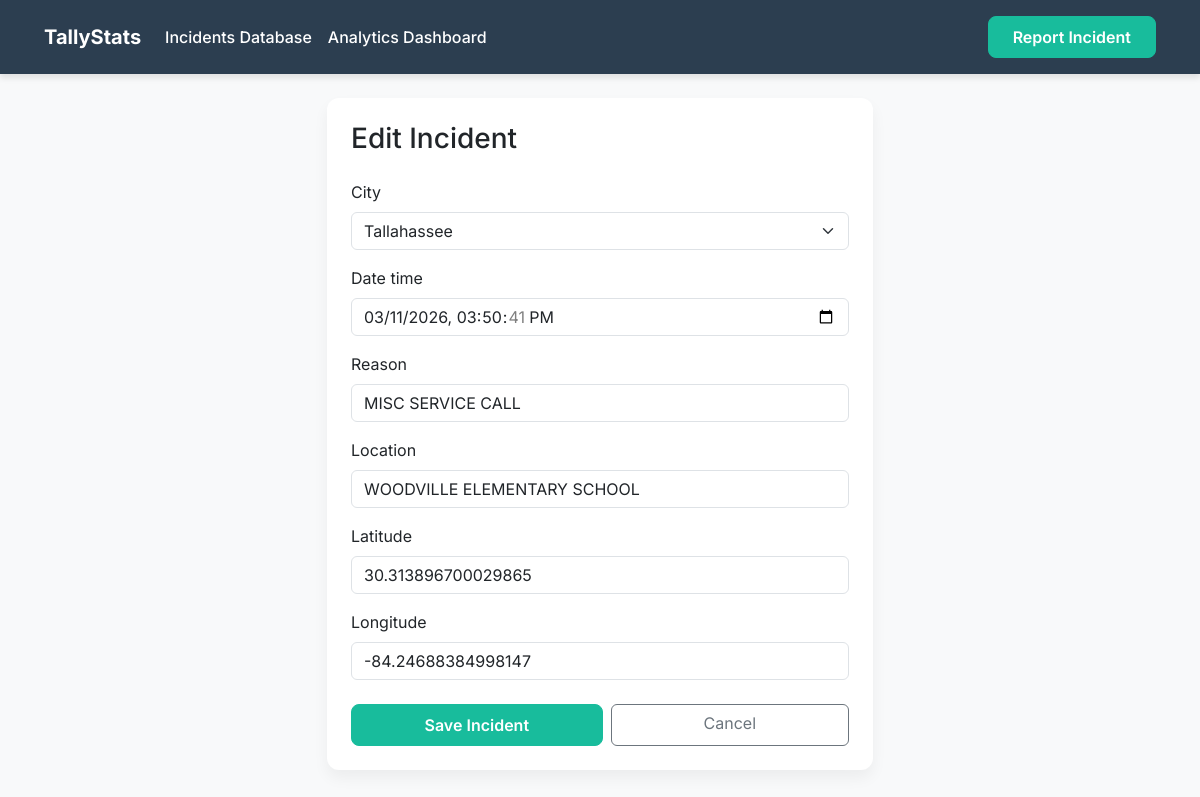
The app's page /records/12246/edit/ with its own data.
### myapp/models.py (models this page shows, shortened)
class CrimeIncident(models.Model):
    city = models.ForeignKey(City, on_delete=models.CASCADE, related_name='crime_incidents')
    date_time = models.DateTimeField()
    reason = models.CharField(max_length=200)
    location = models.CharField(max_length=255, null=True, blank=True)
    latitude = models.FloatField(null=True, blank=True)
    longitude = models.FloatField(null=True, blank=True)
    created_at = models.DateTimeField(auto_now_add=True)
    class Meta:
        ordering = ['-date_time']

### myapp/views.py (the view)
# urls.py: path('records/<int:pk>/edit/', views.record_edit, name='record_edit'),
def record_edit(request, pk):
    incident = get_object_or_404(CrimeIncident, pk=pk)
    if request.method == 'POST':
        form = CrimeIncidentForm(request.POST, instance=incident)
        if form.is_valid():
            form.save()
            messages.success(request, "Incident successfully updated!")
            return redirect('record_detail', pk=incident.pk)
    else:
        form = CrimeIncidentForm(instance=incident)
    return render(request, 'myapp/form.html', {'form': form, 'title': 'Edit Incident'})

### myapp/forms.py
class CrimeIncidentForm(forms.ModelForm):
    class Meta:
        model = CrimeIncident
        fields = ['city', 'date_time', 'reason', 'location', 'latitude', 'longitude']
        widgets = {
            'date_time': forms.DateTimeInput(attrs={'type': 'datetime-local'}),
            'reason': forms.TextInput(attrs={'placeholder': 'e.g. THEFT, BURGLARY'}),
        }

### myapp/models.py (called while the page is built)
    def __str__(self):
        return self.name

### myapp/templates/myapp/form.html (shortened to what this page needs)
{% extends 'myapp/base.html' %}
{% load bootstrap5 %}
{% block content %}
<div class="row justify-content-center mt-3">
    <div class="col-md-8 col-lg-6">
        <div class="card card-custom p-4">
            <h3 class="mb-4">{{ title }}</h3>
            <form method="post" action="" novalidate>
                {% bootstrap_form form %}
                <div class="d-flex gap-2 mt-4">
                    <button type="submit" class="btn btn-primary-custom text-white w-100">Save Incident</button>
                    <a href="{% url 'records_list' %}" class="btn btn-outline-secondary w-100">Cancel</a>
                </div>
            </form>
        </div>
    </div>
</div>
{% endblock %}

### myapp/static/css/style.css (style rules this page uses)
:root { --primary-color: #2c3e50; --secondary-color: #18bc9c; --bg-color: #f8f9fa; --card-bg: #ffffff; --text-color: #333333; }
body { background-color: var(--bg-color); font-family: 'Inter', -apple-system, BlinkMacSystemFont, "Segoe UI", Roboto, "Helvetica Neue", Arial, sans-serif; color: var(--text-color); }
.card-custom { border: none; border-radius: 12px; background-color: var(--card-bg); box-shadow: 0 8px 15px rgba(0, 0, 0, 0.05); transition: transform 0.2s ease, box-shadow 0.2s ease; }
.btn-primary-custom { background-color: var(--secondary-color); border-color: var(--secondary-color); border-radius: 8px; padding: 0.5rem 1.5rem; font-weight: 600; transition: all 0.3s ease; }

### records on screen
CrimeIncident: city "Tallahassee", date_time "03/11/2026 15:50:41", reason "MISC SERVICE CALL", location "WOODVILLE ELEMENTARY SCHOOL", latitude "30.313896700029865", longitude "-84.24688384998147"

### other values on screen
{{ title }} "Edit Incident"
